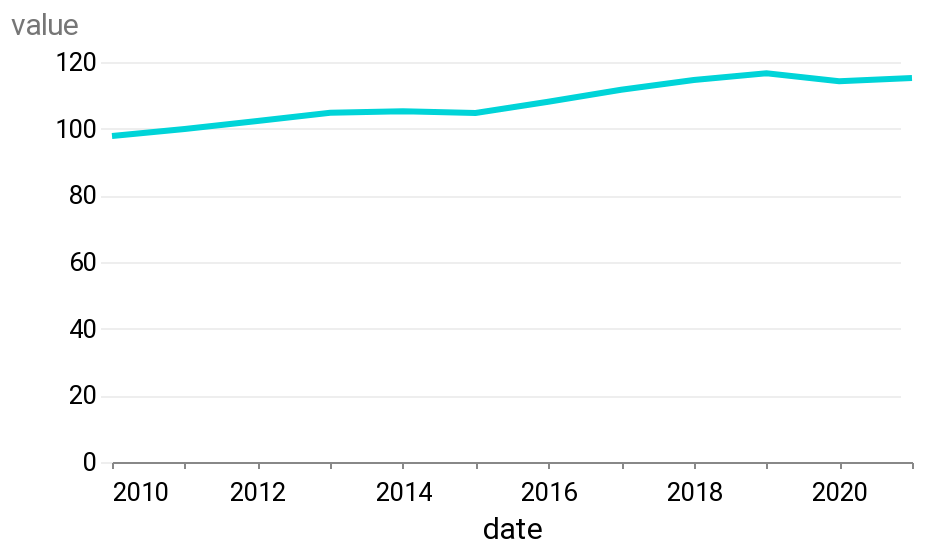

The cell this chart's notebook holds for it:
### Markdown cell above
### look at change on their own scales

### Code cell
alt.Chart(hospitals[hospitals["date"] >= "2010-01-01"]).mark_line().encode(
    x=alt.X("date"), y=alt.Y("value")
).properties(width=400, height=200)

### Figure 1 — Vega-Lite specification as saved in the notebook (floating-point values rounded to 4 significant figures)
{"config": {"view": {"width": 800, "height": 450, "strokeOpacity": 0}, "background": "#ffffff", "title": {"anchor": "start", "font": "Summit Sans", "fontColor": "palette[\"black\"]", "fontSize": 18, "fontWeight": "normal"}, "arc": {"fill": "#00d4d8"}, "area": {"fill": "#00d4d8"}, "line": {"stroke": "#00d4d8", "strokeWidth": 3}, "path": {"stroke": "#00d4d8"}, "rect": {"fill": "#00d4d8"}, "shape": {"stroke": "#00d4d8"}, "bar": {"fill": "#00d4d8"}, "point": {"stroke": "#00d4d8"}, "symbol": {"fill": "#00d4d8", "size": 30}, "axis": {"titleFont": "Roboto", "titleFontSize": 15, "titleFontWeight": "normal", "labelFont": "Roboto, sans", "labelFontSize": 13, "labelFontWeight": "normal"}, "axisX": {"labelAngle": 0, "labelPadding": 6, "tickSize": 3, "grid": false}, "axisY": {"labelBaseline": "middle", "maxExtent": 45, "minExtent": 45, "titleAlign": "left", "titleAngle": 0, "titleX": -45, "titleY": -11, "domainOpacity": 0, "gridWidth": 0.6, "gridColor": "#dddddd", "offset": 6, "tickSize": 0, "titleColor": "#767676"}, "legend": {"titleFont": "Roboto", "titleFontSize": 15, "titleFontWeight": "normal", "symbolType": "square", "labelFont": "Roboto, sans", "labelFontSize": 13}, "range": {"category": ["#005f66", "#e37e2d", "#d64a3b", "#76b0ef", "#c1bc40"], "diverging": ["#e68a4f", "#f4bb6a", "#f9e39c", "#dadfe2", "#a6b7c6", "#849eae"], "heatmap": ["#7ff6f6", "#00eeef", "#00d4d8", "#00abb2", "#00848b", "#fbf2c7", "#00363d"], "ordinal": ["#7ff6f6", "#00eeef", "#00d4d8", "#00abb2", "#00848b", "#fbf2c7", "#00363d"], "ramp": ["#7ff6f6", "#00eeef", "#00d4d8", "#00abb2", "#00848b", "#fbf2c7", "#00363d"]}}, "data": {"name": "data-cf3a6097007e3dee37684ed6c261154e"}, "mark": "line", "encoding": {"x": {"field": "date", "type": "temporal"}, "y": {"field": "value", "type": "quantitative"}}, "height": 200, "width": 400, "$schema": "https://vega.github.io/schema/vega-lite/v4.17.0.json", "datasets": {"data-cf3a6097007e3dee37684ed6c261154e": [{"date": "2010-01-01T00:00:00", "value": 97.8, "type": "Hospitals", "pct_change": 0.003077}, {"date": "2011-01-01T00:00:00", "value": 99.9, "type": "Hospitals", "pct_change": 0.02147}, {"date": "2012-01-01T00:00:00", "value": 102.3, "type": "Hospitals", "pct_change": 0.02402}, {"date": "2013-01-01T00:00:00", "value": 104.8, "type": "Hospitals", "pct_change": 0.02444}, {"date": "2014-01-01T00:00:00", "value": 105.2, "type": "Hospitals", "pct_change": 0.003817}, {"date": "2015-01-01T00:00:00", "value": 104.7, "type": "Hospitals", "pct_change": -0.004753}, {"date": "2016-01-01T00:00:00", "value": 108.1, "type": "Hospitals", "pct_change": 0.03247}, {"date": "2017-01-01T00:00:00", "value": 111.7, "type": "Hospitals", "pct_change": 0.0333}, {"date": "2018-01-01T00:00:00", "value": 114.6, "type": "Hospitals", "pct_change": 0.02596}, {"date": "2019-01-01T00:00:00", "value": 116.6, "type": "Hospitals", "pct_change": 0.01745}, {"date": "2020-01-01T00:00:00", "value": 114.2, "type": "Hospitals", "pct_change": -0.02058}, {"date": "2021-01-01T00:00:00", "value": 115.2, "type": "Hospitals", "pct_change": 0.008757}]}}
